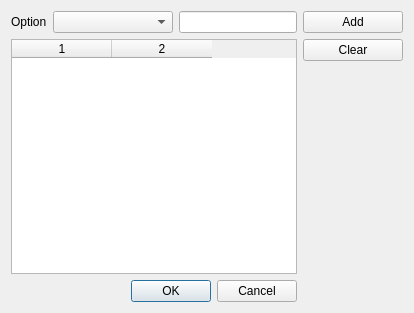
<?xml version="1.0" encoding="UTF-8"?>
<ui version="4.0">
 <class>OptionDialog</class>
 <widget class="QDialog" name="OptionDialog">
  <property name="geometry">
   <rect>
    <x>0</x>
    <y>0</y>
    <width>414</width>
    <height>313</height>
   </rect>
  </property>
  <property name="windowTitle">
   <string>Add Options</string>
  </property>
  <layout class="QHBoxLayout" name="horizontalLayout_3">
   <item>
    <layout class="QHBoxLayout" name="horizontalLayout_2">
     <item>
      <layout class="QVBoxLayout" name="verticalLayout_2">
       <item>
        <layout class="QHBoxLayout" name="horizontalLayout">
         <item>
          <widget class="QLabel" name="label">
           <property name="text">
            <string>Option</string>
           </property>
          </widget>
         </item>
         <item>
          <widget class="QComboBox" name="optionComboBox">
           <property name="sizePolicy">
            <sizepolicy hsizetype="Fixed" vsizetype="Fixed">
             <horstretch>0</horstretch>
             <verstretch>0</verstretch>
            </sizepolicy>
           </property>
           <property name="minimumSize">
            <size>
             <width>120</width>
             <height>0</height>
            </size>
           </property>
          </widget>
         </item>
         <item>
          <widget class="QLineEdit" name="optionValueEdit"/>
         </item>
        </layout>
       </item>
       <item>
        <widget class="QTableWidget" name="tableWidget">
         <property name="columnCount">
          <number>2</number>
         </property>
         <column/>
         <column/>
        </widget>
       </item>
       <item>
        <widget class="QDialogButtonBox" name="buttonBox">
         <property name="orientation">
          <enum>Qt::Horizontal</enum>
         </property>
         <property name="standardButtons">
          <set>QDialogButtonBox::Cancel|QDialogButtonBox::Ok</set>
         </property>
        </widget>
       </item>
      </layout>
     </item>
     <item>
      <layout class="QVBoxLayout" name="verticalLayout">
       <item>
        <widget class="QPushButton" name="addButton">
         <property name="sizePolicy">
          <sizepolicy hsizetype="Fixed" vsizetype="Fixed">
           <horstretch>0</horstretch>
           <verstretch>0</verstretch>
          </sizepolicy>
         </property>
         <property name="minimumSize">
          <size>
           <width>100</width>
           <height>0</height>
          </size>
         </property>
         <property name="text">
          <string>Add</string>
         </property>
        </widget>
       </item>
       <item>
        <widget class="QPushButton" name="clearButton">
         <property name="text">
          <string>Clear</string>
         </property>
        </widget>
       </item>
       <item>
        <spacer name="verticalSpacer">
         <property name="orientation">
          <enum>Qt::Vertical</enum>
         </property>
         <property name="sizeHint" stdset="0">
          <size>
           <width>20</width>
           <height>40</height>
          </size>
         </property>
        </spacer>
       </item>
      </layout>
     </item>
    </layout>
   </item>
  </layout>
 </widget>
 <resources/>
 <connections>
  <connection>
   <sender>buttonBox</sender>
   <signal>accepted()</signal>
   <receiver>OptionDialog</receiver>
   <slot>accept()</slot>
   <hints>
    <hint type="sourcelabel">
     <x>152</x>
     <y>289</y>
    </hint>
    <hint type="destinationlabel">
     <x>206</x>
     <y>156</y>
    </hint>
   </hints>
  </connection>
  <connection>
   <sender>buttonBox</sender>
   <signal>rejected()</signal>
   <receiver>OptionDialog</receiver>
   <slot>reject()</slot>
   <hints>
    <hint type="sourcelabel">
     <x>152</x>
     <y>289</y>
    </hint>
    <hint type="destinationlabel">
     <x>206</x>
     <y>156</y>
    </hint>
   </hints>
  </connection>
 </connections>
</ui>
